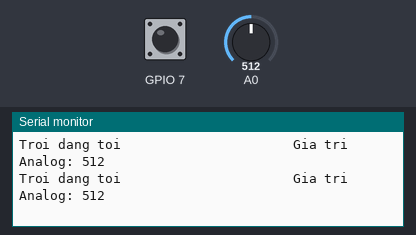
Recording of a sketch running on a simulated ESP8266 (NodeMCU). Parts: the last lines printed to the serial monitor. The inputs (shaded band) are chosen by the test bench; at power-on: A0 = 512, GPIO 7 HIGH.

Above: at 1.2 s.
1.3 s: A0 set to 11
At 1.34 s:
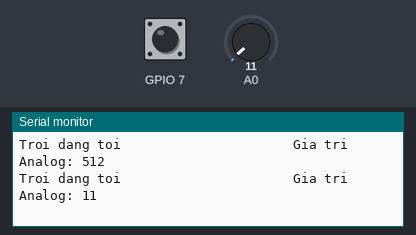
2.8 s: A0 set to 8
At 2.83 s:
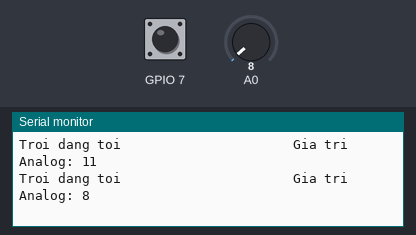
6.2 s: A0 set to 89
At 6.21 s:
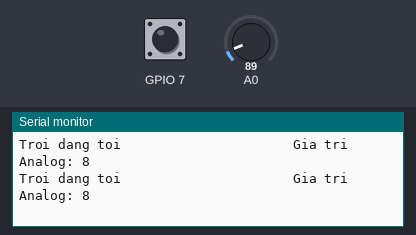
7.7 s: A0 set to 105
At 7.75 s:
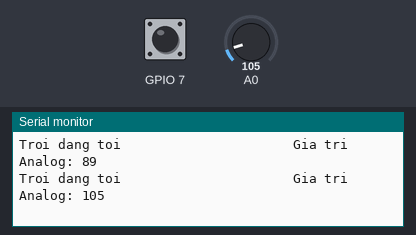
9.2 s: A0 set to 985
At 9.21 s:
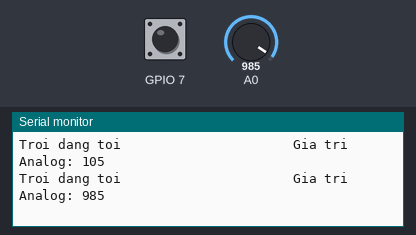
12.2 s: A0 set to 1013
At 12.24 s:
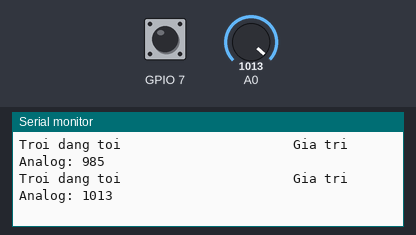
Timing chart, 0 to 14.7 s (numbered marks = the images above; inputs shaded):
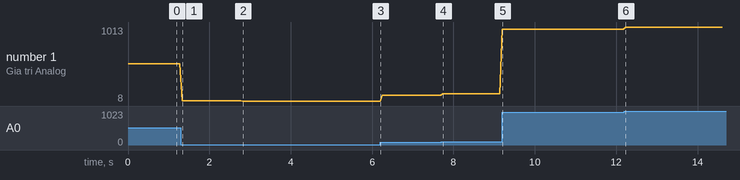

Measured:
- after the input at 1.3 s, the serial monitor: prints a new line at once (image 1)
- after the input at 2.8 s, the serial monitor: prints a new line at once (image 2)
- after the input at 7.7 s, the serial monitor: prints a new line at once (image 4)
- after the input at 9.2 s, the serial monitor: prints a new line at once (image 5)
- after the input at 12.2 s, the serial monitor: prints a new line at once (image 6)
- plotted number 1: 512 → 11 after the input at 1.3 s, 11 → 8 after the input at 2.8 s, 8 → 89 after the input at 6.2 s, 89 → 105 after the input at 7.7 s, 105 → 985 after the input at 9.2 s

The sketch:

Anh_Sang_PhotoDiode.ino
```cpp
/* Chương Trình Test Cảm Biến Ánh Sáng Photodiod - *BQB* - Hshop.vn
Link sản phẩm https://hshop.vn/products/cam-bien-anh-sang-photodiod
Module AS Photodiod --- Arduino
    VCC                   5v
    GND                   GND
    A0                    A0
    DO                    D7
Khi trời sáng thì tín hiệu D0 ra mức LOW
Khi trời sáng thì tín hiệu Analog(A0) ~60-120
*/

#define pin_Digital_Sensor D7 // Kết nối chân đọc tín hiệu D0(AS_Photodiode) với chân D7(Arduino);
int sensorphotodiode;
void setup() {
  pinMode(7,INPUT);
  Serial.begin(9600);
  Serial.println("Test Module Cam bien Anh Sang PhotoDiode - Hshop");
}

void loop() {
    sensorphotodiode = analogRead(A0);
    if(digitalRead(7)==LOW){
    Serial.print("Troi dang sang ");
    }else if(digitalRead(7)==HIGH){
    Serial.print("Troi dang toi ");
    }
    Serial.println("                     Gia tri Analog: " +String(sensorphotodiode));
    delay(10);

}
```
